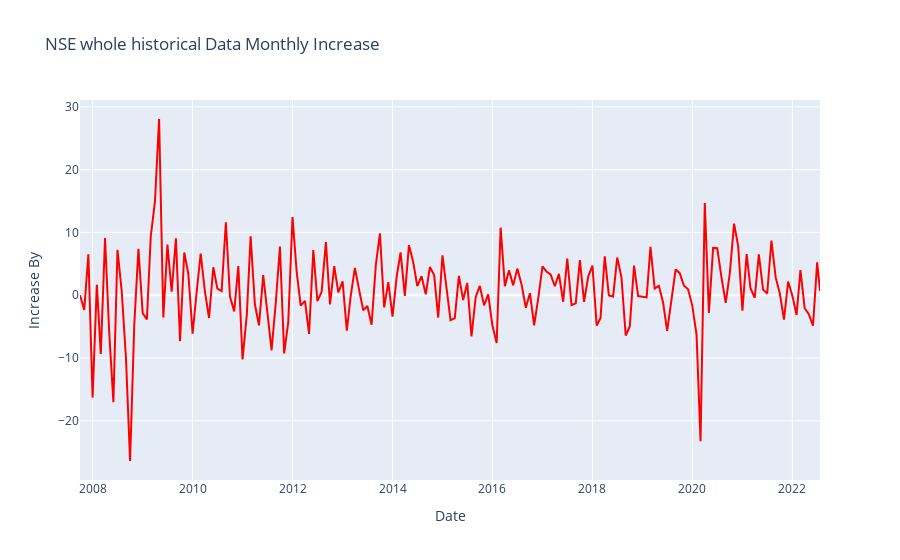

Source (notebook cell):
### Markdown cell above
### Find Average Monthly Percentage Increase

### Code cell
close_list = nse_data_monthly['Close'].values

ages = pd.Series(close_list)
changes = ages.pct_change() * 100

nse_data_monthly['Percentage_Increase'] = changes
nse_data_monthly['Percentage_Increase'].fillna(0, inplace=True)

fig = px.line(nse_data_monthly, x="Date", y="Percentage_Increase", title='NSE whole historical Data Monthly Increase')
fig.update_yaxes(title_text='Increase By') #Update Y-Axis title
fig.update_traces(line_color='#FF0000') #Update Chart colo
fig.show()

### Figure 1 — Plotly figure (JSON) as saved in the notebook; plotly's stock layout.template omitted (floating-point values rounded to 4 significant figures; data arrays with more than 128 entries replaced by an {"elided": "..."} marker saying what was removed)
{"data": [{"hovertemplate": "Date=%{x}<br>Percentage_Increase=%{y}<extra></extra>", "legendgroup": "", "line": {"color": "#FF0000", "dash": "solid"}, "marker": {"symbol": "circle"}, "mode": "lines", "name": "", "orientation": "v", "showlegend": false, "type": "scatter", "x": {"elided": "179 str values"}, "xaxis": "x", "y": {"elided": "179 float values"}, "yaxis": "y"}], "layout": {"legend": {"tracegroupgap": 0}, "title": {"text": "NSE whole historical Data Monthly Increase"}, "xaxis": {"anchor": "y", "domain": [0, 1], "title": {"text": "Date"}}, "yaxis": {"anchor": "x", "domain": [0, 1], "title": {"text": "Increase By"}}}}
